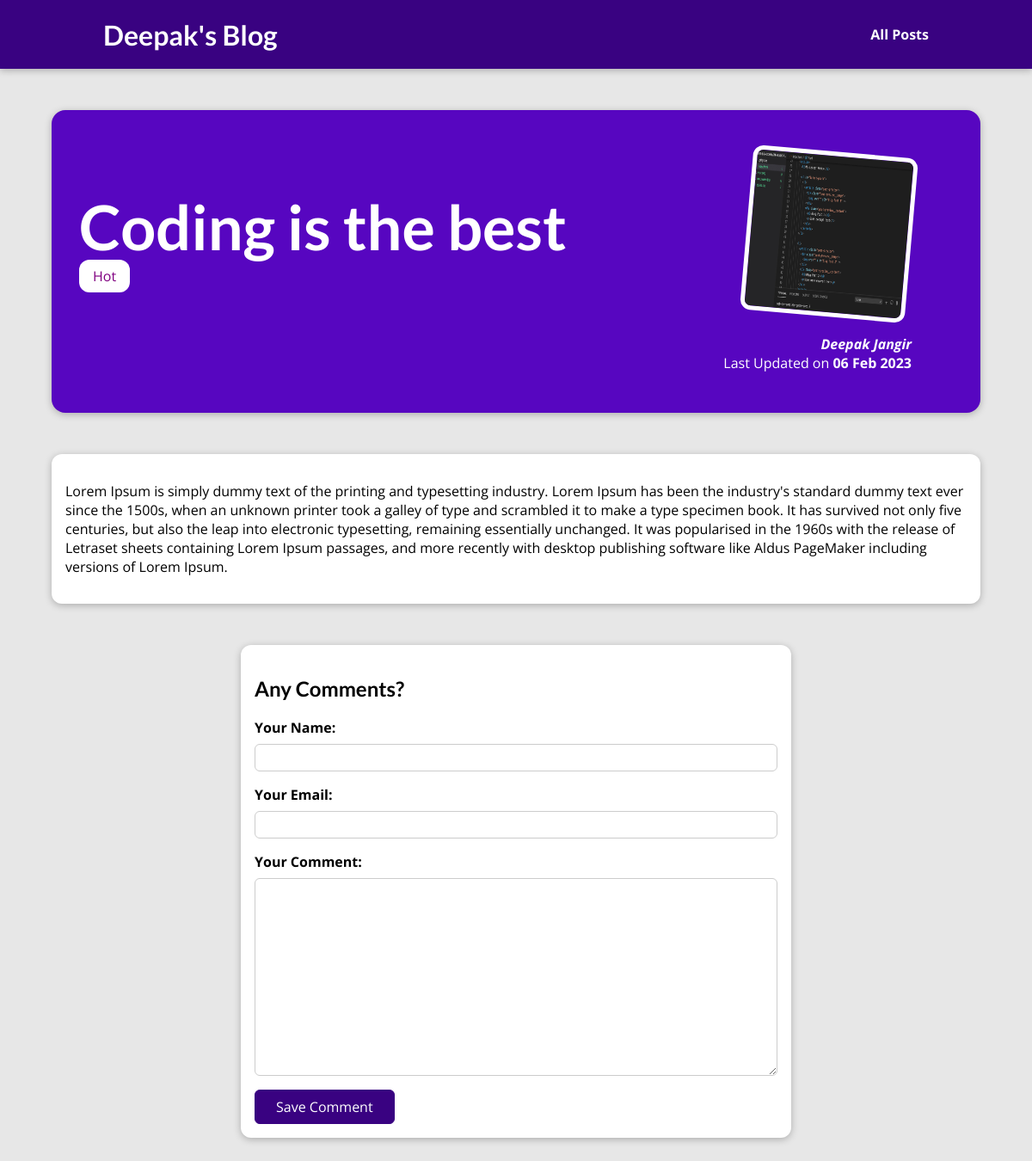
/posts/coding-is-the-best, run on the app's committed database.
### blog/models.py (models this page shows, shortened)
class Post(models.Model):
    title = models.CharField(max_length=150)
    excerpt = models.CharField(max_length=200)
    image = models.ImageField(upload_to="posts", null=True)
    date = models.DateField(auto_now=True)
    slug = models.SlugField(unique=True, db_index=True)
    content = models.TextField(validators=[MinLengthValidator(10)])
    author = models.ForeignKey(Author, on_delete=models.SET_NULL, related_name='posts',null=True)
    tags = models.ManyToManyField(Tag)

class Tag(models.Model):
    caption = models.CharField(max_length=20)

class Author(models.Model):
    first_name = models.CharField(max_length=100)
    last_name = models.CharField(max_length=100)
    email_address = models.EmailField()
    def full_name(self):
        return f"{self.first_name} {self.last_name}"
    def __str__(self):
        return self.full_name()

### blog/views.py (the view)
# urls.py: path("posts/<slug:slug>", views.SinglePostView.as_view(), name='post-detail-page')
class SinglePostView(DetailView):
    template_name = 'blog/post-detail.html'
    model = Post
    def get_context_data(self, **kwargs):
        context = super().get_context_data(**kwargs)
        context['post_tags'] = self.object.tags.all()
        context['comment_form'] = CommentForm()
        return context

### blog/forms.py
class CommentForm(forms.ModelForm):
    class Meta:
        model = Comment
        exclude = ['post']
        labels = {
            'user_name': "Your Name",
            'user_email': "Your Email",
            'text': "Your Comment"
        }

### blog/templates/blog/post-detail.html (shortened to what this page needs)
{% extends 'base.html' %}
{% load static %}
{% block css_files %}
<link rel="stylesheet" href="{% static "blog/post-detail.css" %}">
{% endblock css_files %}
{% block content %}
    <section id='summary'>
        <h2>{{ post.title }}</h2>
        <div>
            {% for tag in post_tags %}
                <span class='tag'>{{ tag.caption }}</span>
            {% endfor %}
        </div>
        <article>
            <img src="{{ post.image.url }}" alt="{{ post.title }}">
            <address><a href='mailto:{{ post.author.email_address }}'>{{ post.author|title }}</a></address>
            <div>
                Last Updated on <time>{{ post.date|date:"d M Y" }}</time>
            </div>
        </article>
    </section>
    <main>
        {{ post.content|linebreaks }}
    </main>
    <section id='comment-form'>
        <h2>Any Comments?</h2>
        <form action="{% url "post-detail-page" post.slug %}" method="POST">
            {% for form_field in comment_form %}
                <div class='form-control'>
                    {{ form_field.label_tag }}
                    {{ form_field }}
                </div>
            {% endfor %}
            <button>Save Comment</button>
        </form>
    </section>
{% endblock %}

### static/app.css (style rules this page uses)
* { box-sizing: border-box; }
html { font-family: 'Open Sans', 'Lato', sans-serif; }
body { margin: 0; }
h1, h2, h3 { font-family: 'Lato', sans-serif; font-weight: bold; }

### blog/static/blog/post-detail.css (style rules this page uses)
body { background-color: #e7e7e7; }
#summary { margin: 8rem auto 3rem auto; padding: 2rem; width: 90%; max-width: 90rem; border-radius: 16px; background-color: #5706c0; position: relative; box-shadow: 0 2px 8px rgba(0, 0, 0, 0.25); height: 22rem; }
#summary h2 { color: white; font-size: 4.5rem; margin-bottom: 0.25rem; }
#summary article { position: absolute; top: 2rem; right: 3rem; padding: 1rem 2rem; border-radius: 12px; text-align: right; color: white; }
#summary article img { width: 12rem; height: 12rem; border-radius: 12px; transform: rotateZ(5deg); border: 5px solid white; margin-bottom: 1rem; }
#summary address { font-weight: bold; }
#summary a { color: white; text-decoration: None; }
#summary time { font-weight: bold; }
main { width: 90%; max-width: 90rem; margin: 3rem auto; background-color: white; padding: 1rem; border-radius: 12px; box-shadow: 0 2px 8px rgba(0, 0, 0, 0.25); }
.tag { background-color: white; color: purple; padding: 0.5rem 1rem; border-radius: 12px; }
#comment-form { margin: 3rem auto; width: 90%; max-width: 40rem; border-radius: 12px; background-color: white; box-shadow: 0 2px 8px rgba(0, 0, 0, 0.25); padding: 1rem; cursor: pointer; }
#comment-form button { font: inherit; background-color: #390281; color: white; border: 1px solid #390281; padding: 0.5rem 1.5rem; border-radius: 6px; cursor: pointer; }
.form-control { margin-bottom: 1rem; }
.form-control label { font-weight: bold; margin-bottom: 0.5rem; display: block; }
.form-control input, .form-control textarea { display: block; width: 100%; font: inherit; padding: 0.25rem; border-radius: 6px; border: 1px solid #ccc; }

### data on the page
Post: title "Coding is the best", image (picture), author "Deepak Jangir", date "06 Feb 2023", content "Lorem Ipsum is simply dummy text of the printing and typesetting industry. Lorem Ipsum has been the industry's standard dummy text ever since the 1500s, when an unknown printer took a galley of type and scrambled it to make a type specimen book. It has survived not only five centuries, but also the leap into electronic typesetting, remaining essentially unchanged. It was popularised in the 1960s with the release of Letraset sheets containing Lorem Ipsum passages, and more recently with desktop publishing software like Aldus PageMaker including versions of Lorem Ipsum."
Tag: caption "Hot"
